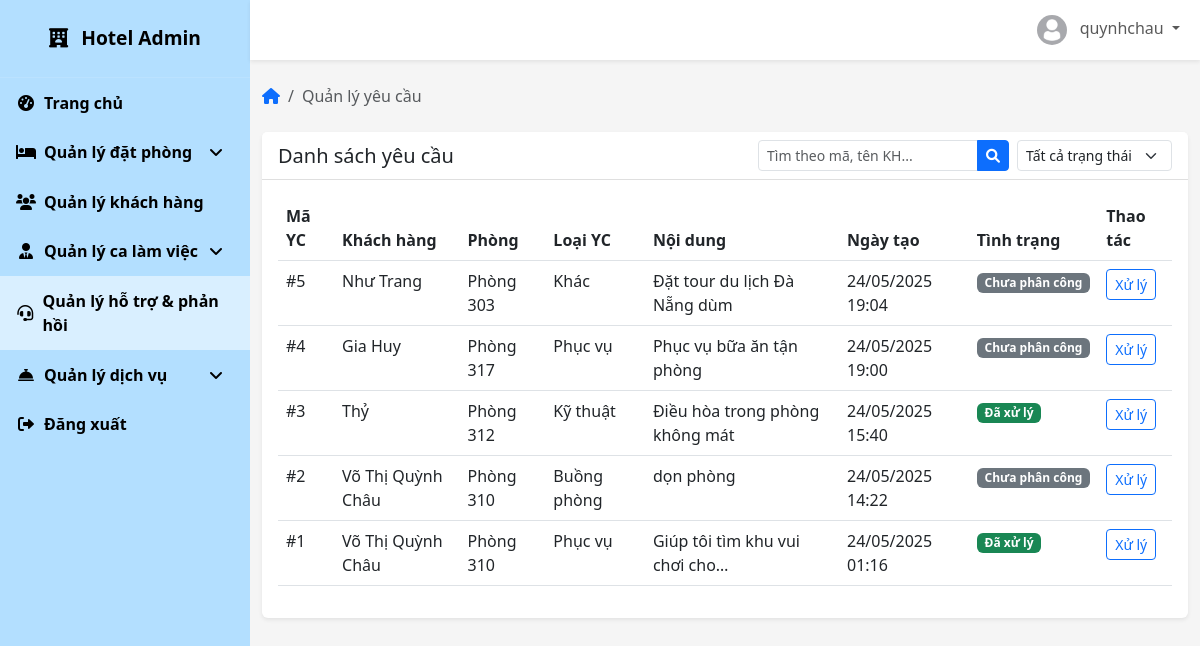
/admin-dashboard/requests/ (signed in), run on the app's committed database.
### accounts/models.py (models this page shows, shortened)
class TaiKhoan(AbstractBaseUser, PermissionsMixin):
    username = models.CharField(
        max_length=150,
        unique=True,
        verbose_name=_('Tên đăng nhập'),
        error_messages={
            'unique': _("Tên đăng nhập đã tồn tại."),
        },
    )
    email = models.EmailField(
        verbose_name=_('Địa chỉ email'),
        max_length=255,
        unique=True,
        blank=True,
        null=True,
        error_messages={
            'unique': _("Email đã được sử dụng."),
        },
    )
    sdt = models.CharField(
        max_length=15,
        verbose_name=_('Số điện thoại'),
        blank=True,
        null=True,
    )
    dia_chi = models.TextField(
        verbose_name=_('Địa chỉ'),
        blank=True,
        null=True,
    )
    loai_tk = models.CharField(
        max_length=20,
        choices=[
            ('khach_hang', 'Khách hàng'),
            ('nhan_vien', 'Nhân viên'),
            ('admin', 'Quản lý'),
        ],
        default='khach_hang',
        verbose_name=_('Loại tài khoản'),
    )
    is_staff = models.BooleanField(
        default=False,
        verbose_name=_('Truy cập quản trị'),
    )
    is_active = models.BooleanField(
        default=True,
        verbose_name=_('Kích hoạt'),
    )
    objects = TaiKhoanManager()
    USERNAME_FIELD = 'username'
    REQUIRED_FIELDS = ['email']
    class Meta:
        verbose_name = _('Tài khoản')
        verbose_name_plural = _('Tài khoản')

### core/models.py (models this page shows, shortened)
class YeuCau(models.Model):
    LOAI_YC_CHOICES = [
        ('buong_phong', 'Buồng phòng'),
        ('ky_thuat', 'Kỹ thuật'),
        ('phuc_vu', 'Phục vụ'),
        ('le_tan', 'Lễ tân'),
        ('khac', 'Khác'),
    ]
    TINH_TRANG_CHOICES = [
        ('cho_phan_cong', 'Chưa phân công'),
        ('da_phan_cong', 'Đã phân công'),
        ('dang_xu_ly', 'Đang xử lý'),
        ('da_xu_ly', 'Đã xử lý'),
        ('da_huy', 'Đã hủy'),
    ]
    ma_yc = models.AutoField(primary_key=True)
    nhan_vien = models.ForeignKey(NhanVien, on_delete=models.SET_NULL, null=True, blank=True)
    khach_hang = models.ForeignKey(KhachHang, on_delete=models.CASCADE)
    phong = models.ForeignKey(Phong, on_delete=models.CASCADE)
    loai_yc = models.CharField(max_length=20, choices=LOAI_YC_CHOICES)
    noi_dung_yc = models.TextField()
    ngay_tao = models.DateTimeField(auto_now_add=True)
    ngay_cap_nhat = models.DateTimeField(auto_now=True)
    tinh_trang = models.CharField(max_length=30, choices=TINH_TRANG_CHOICES, default='cho_phan_cong')
    thoi_gian_hoan_thanh = models.DateTimeField(null=True, blank=True)
    ghi_chu = models.TextField(blank=True)

class KhachHang(models.Model):
    ma_kh = models.AutoField(primary_key=True)
    tai_khoan = models.OneToOneField(settings.AUTH_USER_MODEL, on_delete=models.CASCADE)
    ten_kh = models.CharField(max_length=50)
    sdt = models.CharField(max_length=10)
    email = models.EmailField()
    dia_chi = models.TextField()
    anh_dai_dien = models.ImageField(upload_to='khach_hang/', null=True, blank=True)
    ghi_chu = models.TextField(blank=True)

class Phong(models.Model):
    LOAI_PHONG_CHOICES = [
        ('standard', 'Phòng Standard'),
        ('deluxe', 'Phòng Deluxe'),
        ('suite', 'Phòng Suite'),
        ('family', 'Phòng Gia đình'),
    ]
    TRANG_THAI_CHOICES = [
        ('trong', 'Trống'),
        ('da_dat', 'Đã đặt'),
        ('dang_su_dung', 'Đang sử dụng'),
        ('bao_tri', 'Bảo trì'),
    ]
    ma_p = models.AutoField(primary_key=True)
    ten_p = models.CharField(max_length=50, unique=True)
    gia = models.FloatField(validators=[MinValueValidator(0)])
    loai_p = models.CharField(max_length=25, choices=LOAI_PHONG_CHOICES)
    chinh_sach_huy_p = models.TextField()
    mo_ta = models.TextField()
    anh_dai_dien = models.ImageField(upload_to='phong/')
    trang_thai = models.CharField(max_length=20, choices=TRANG_THAI_CHOICES, default='trong')
    suc_chua = models.PositiveIntegerField(default=2)
    tien_ich = models.TextField(blank=True)

### core/views.py (the view, shortened to what this page needs)
# urls.py: path('admin-dashboard/requests/', core_views.admin_request_management, name='admin_request_management'),
@login_required
@user_passes_test(lambda u: u.is_authenticated and getattr(u, 'loai_tk', '').strip().lower() in ['admin', 'nhan_vien'])
def admin_request_management(request):
    logger.debug(f"User accessing admin_request_management: {request.user.username}, Role: {getattr(request.user, 'loai_tk', 'N/A')}, Authenticated: {request.user.is_authenticated}")
    requests_list = YeuCau.objects.all().order_by('-ngay_tao')
    search_query = request.GET.get('q', '')
    status_filter = request.GET.get('status', '')
    if status_filter:
        requests_list = requests_list.filter(tinh_trang=status_filter)
    paginator = Paginator(requests_list, 10)
    page_number = request.GET.get('page')
    page_obj = paginator.get_page(page_number)
    context = {
        'page_obj': page_obj,
        'search_query': search_query,
        'status_filter': status_filter,
        'is_admin': request.user.loai_tk == 'admin',
        'is_staff': request.user.loai_tk == 'nhan_vien',
    }
    return render(request, 'admin/request_management.html', context)

### core/context_processors.py (called while the page is built)
def user_roles_processor(request):
    is_user_true_admin = False  # Phân biệt admin thật sự (superuser hoặc loai_tk='admin')
    is_regular_staff_role = False  # Nhân viên thường, không phải admin/superuser
    if request.user.is_authenticated:
        if request.user.is_superuser or getattr(request.user, 'loai_tk', None) == 'admin':
            is_user_true_admin = True
        if getattr(request.user, 'loai_tk', None) == 'nhan_vien' and not is_user_true_admin:
            is_regular_staff_role = True
    return {
        'is_user_true_admin': is_user_true_admin,
        'is_regular_staff_role': is_regular_staff_role,
    }

### templates/admin/request_management.html (shortened to what this page needs)
{% extends 'admin/base.html' %}
{% block breadcrumb %}
<li class="breadcrumb-item active" aria-current="page">Quản lý yêu cầu</li>
{% endblock %}
{% block admin_content %}
<div class="card">
    <div class="card-header d-flex justify-content-between align-items-center">
        <h5 class="mb-0">Danh sách yêu cầu</h5>
        <div class="d-flex">
            <form method="get" action="{% url 'admin_request_management' %}" class="me-2">
                <div class="input-group">
                    <input type="text"
                           name="q"
                           class="form-control form-control-sm"
                           placeholder="Tìm theo mã, tên KH..."
                           value="{{ request.GET.q }}">
                    <button type="submit" class="btn btn-sm btn-primary">
                        <i class="fas fa-search"></i>
                    </button>
                </div>
            </form>
            <form method="get" action="{% url 'admin_request_management' %}">
                <div class="input-group">
                    <select name="status" class="form-select form-select-sm" onchange="this.form.submit()">
                        <option value="">Tất cả trạng thái</option>
                    </select>
                </div>
            </form>
        </div>
    </div>
    <div class="card-body">
        <div class="table-responsive">
            <table class="table table-hover">
                <thead>
                    <tr>
                        <th>Mã YC</th>
                        <th>Khách hàng</th>
                        <th>Phòng</th>
                        <th>Loại YC</th>
                        <th>Nội dung</th>
                        <th>Ngày tạo</th>
                        <th>Tình trạng</th>
                        <th>Thao tác</th>
                    </tr>
                </thead>
                <tbody>
                    {% for request in page_obj %}
                    <tr>
                        <td>#{{ request.ma_yc }}</td>
                        <td>{{ request.khach_hang.ten_kh }}</td>
                        <td>{{ request.phong.ten_p }}</td>
                        <td>{{ request.get_loai_yc_display }}</td>
                        <td title="{{ request.noi_dung_yc }}">{{ request.noi_dung_yc|truncatechars:30 }}</td>
                        <td>{{ request.ngay_tao|date:"d/m/Y H:i" }}</td>
                        <td>
                            {% if request.tinh_trang == 'cho_phan_cong' %}
                            <span class="badge bg-secondary">Chưa phân công</span>
                            {% elif request.tinh_trang == 'da_phan_cong' %}
                            <span class="badge bg-primary">Đã phân công</span>
                            {% elif request.tinh_trang == 'dang_xu_ly' %}
                            <span class="badge bg-warning">Đang xử lý</span>
                            {% else %}
                            <span class="badge bg-success">Đã xử lý</span>
                            {% endif %}
                        </td>
                        <td>
                            <a href="{% url 'process_request' request.ma_yc %}" class="btn btn-sm btn-outline-primary">Xử lý</a>
                        </td>
                    </tr>
                    {% endfor %}
                </tbody>
            </table>
        </div>
    </div>
</div>
{% endblock %}

### templates/admin/base.html (shortened to what this page needs)
{% extends 'base.html' %}
{% load static %}
{% block extra_css %}
<link rel="stylesheet" href="https://cdnjs.cloudflare.com/ajax/libs/font-awesome/6.0.0/css/all.min.css">
{% endblock %}
{% block content %}
<div class="sidebar" style="background-color: #B3DFFF; color: black;">
    <div class="sidebar-brand">
        <i class="fas fa-hotel me-2"></i>
        <span>Hotel Admin</span>
    </div>
    <ul class="sidebar-nav">
        <li class="sidebar-nav-item">
            <a href="{% url 'admin_dashboard' %}" class="sidebar-nav-link {% if request.resolver_match.url_name == 'admin_dashboard' %}active{% endif %}" style="color: black; font-weight: bold;">
                <i class="fas fa-tachometer-alt"></i>
                <span>Trang chủ</span>
            </a>
        </li>
        <li class="sidebar-nav-item">
            <a href="#roomManagement" class="sidebar-nav-link " data-bs-toggle="collapse" style="color: black; font-weight: bold;">
                <i class="fas fa-bed"></i>
                <span>Quản lý đặt phòng</span>
                <i class="fas fa-angle-down ms-auto"></i>
            </a>
        </li>
        <li class="sidebar-nav-item">
            <a href="{% url 'admin_customer_management' %}" class="sidebar-nav-link {% if request.resolver_match.url_name == 'admin_customer_management' %}active{% endif %}" style="color: black; font-weight: bold;">
                <i class="fas fa-users"></i>
                <span>Quản lý khách hàng</span>
            </a>
        </li>
        <li class="sidebar-nav-item">
            <a href="#staffManagement" class="sidebar-nav-link " data-bs-toggle="collapse" style="color: black; font-weight: bold;">
                <i class="fas fa-user-tie"></i>
                <span>Quản lý ca làm việc</span>
                <i class="fas fa-angle-down ms-auto"></i>
            </a>
        </li>
        <li class="sidebar-nav-item">
            <a href="{% url 'admin_request_management' %}" class="sidebar-nav-link {% if request.resolver_match.url_name == 'admin_request_management' %}active{% endif %}" style="color: black; font-weight: bold;">
                <i class="fas fa-headset"></i>
                <span>Quản lý hỗ trợ & phản hồi</span>
            </a>
        </li>
        <li class="sidebar-nav-item">
            <a href="#serviceManagement" class="sidebar-nav-link " data-bs-toggle="collapse" style="color: black; font-weight: bold;">
                <i class="fas fa-concierge-bell"></i>
                <span>Quản lý dịch vụ</span>
                <i class="fas fa-angle-down ms-auto"></i>
            </a>
        </li>
        <li class="sidebar-nav-item">
            <a href="{% url 'logout' %}" class="sidebar-nav-link" style="color: black; font-weight: bold;">
                <i class="fas fa-sign-out-alt"></i>
                <span>Đăng xuất</span>
            </a>
        </li>
    </ul>
</div>
<div class="main-content">
    <nav class="navbar navbar-expand navbar-light bg-white">
        <div class="container-fluid">
            <ul class="navbar-nav ms-auto">
                <li class="nav-item dropdown">
                    <a class="nav-link dropdown-toggle" href="#" id="navbarDropdown" role="button" data-bs-toggle="dropdown" aria-expanded="false">
                        <img src="{% if user.avatar %}{{ user.avatar.url}}{% else %}{% static 'images/default-avartar.jpg' %}{% endif %}" class="avatar me-2" alt="Avatar">
                        <span class="d-none d-md-inline">{{ request.user.get_full_name|default:request.user.username }}</span>
                    </a>
                </li>
            </ul>
        </div>
    </nav>
    <div class="container-fluid py-4">
        <nav aria-label="breadcrumb" class="mb-4">
            <ol class="breadcrumb">
                <li class="breadcrumb-item"><a href="{% url 'admin_dashboard' %}"><i class="fas fa-home"></i></a></li>
                {% block breadcrumb %}
                {% endblock %}
            </ol>
        </nav>
        {% block admin_content %}
        {% endblock %}
    </div>
</div>
{% endblock %}

### templates/admin/base.html (style rules this page uses)
:root { --sidebar-width: 250px; --navbar-height: 60px; --primary-color: #3498db; --secondary-color: #2c3e50; --light-color: #ecf0f1; --dark-color: #34495e; --success-color: #2ecc71; --danger-color: #e74c3c; --warning-color: #f39c12; }
body { font-family: 'Segoe UI', Tahoma, Geneva, Verdana, sans-serif; background-color: #f5f5f5; }
.sidebar { width: var(--sidebar-width); height: 100vh; position: fixed; top: 0; left: 0; background-color: var(--secondary-color); color: white; transition: all 0.3s; z-index: 1000; }
.sidebar-brand { padding: 1.5rem 1rem; font-size: 1.2rem; font-weight: bold; text-align: center; border-bottom: 1px solid rgba(255, 255, 255, 0.1); }
.sidebar-nav { padding: 0; list-style: none; }
.sidebar-nav-item { position: relative; }
.sidebar-nav-link { display: flex; align-items: center; padding: 0.8rem 1rem; color: rgba(255, 255, 255, 0.7); text-decoration: none; transition: all 0.3s; }
.sidebar-nav-link:hover, .sidebar-nav-link.active { color: white; background-color: rgba(255, 255, 255, 0.5); }
.sidebar-nav-link i { margin-right: 0.5rem; width: 20px; text-align: center; }
.main-content { margin-left: var(--sidebar-width); padding-top: var(--navbar-height); min-height: 100vh; transition: all 0.3s; }
.navbar { height: var(--navbar-height); position: fixed; top: 0; right: 0; left: var(--sidebar-width); z-index: 1030; background-color: white; box-shadow: 0 0.125rem 0.25rem rgba(0, 0, 0, 0.075); }
.breadcrumb { background-color: transparent; padding: 0; }
.card { border: none; box-shadow: 0 0.125rem 0.25rem rgba(0, 0, 0, 0.075); margin-bottom: 1.5rem; }
.card-header { background-color: white; border-bottom: 1px solid rgba(0, 0, 0, 0.125); font-weight: bold; }
.table th { border-top: none; font-weight: 600; }
.avatar { width: 30px; height: 30px; border-radius: 50%; object-fit: cover; }

### data on the page
TaiKhoan: user.get_full_name "quynhchau"
YeuCau: ma_yc "5", khach_hang.ten_kh "Như Trang", phong.ten_p "Phòng 303", loai_yc "Khác", noi_dung_yc "Đặt tour du lịch Đà Nẵng dùm", ngay_tao "24/05/2025 19:04", tinh_trang "Chưa phân công"
YeuCau: ma_yc "4", khach_hang.ten_kh "Gia Huy", phong.ten_p "Phòng 317", loai_yc "Phục vụ", noi_dung_yc "Phục vụ bữa ăn tận phòng", ngay_tao "24/05/2025 19:00", tinh_trang "Chưa phân công"
YeuCau: ma_yc "3", khach_hang.ten_kh "Thỷ", phong.ten_p "Phòng 312", loai_yc "Kỹ thuật", noi_dung_yc "Điều hòa trong phòng không mát", ngay_tao "24/05/2025 15:40", tinh_trang "Đã xử lý"
YeuCau: ma_yc "2", khach_hang.ten_kh "Võ Thị Quỳnh Châu", phong.ten_p "Phòng 310", loai_yc "Buồng phòng", noi_dung_yc "dọn phòng", ngay_tao "24/05/2025 14:22", tinh_trang "Chưa phân công"
YeuCau: ma_yc "1", khach_hang.ten_kh "Võ Thị Quỳnh Châu", phong.ten_p "Phòng 310", loai_yc "Phục vụ", noi_dung_yc "Giúp tôi tìm khu vui chơi cho…", ngay_tao "24/05/2025 01:16", tinh_trang "Đã xử lý"
